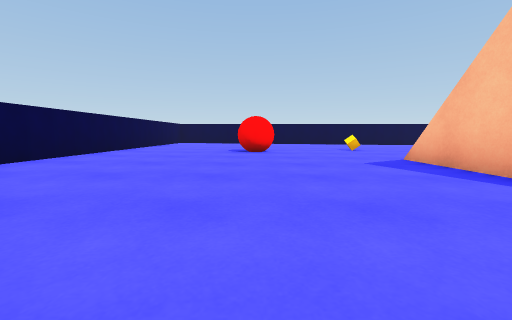
View 1 (above)

16 first-person views from a walk through a Unity game level. The camera is 0.48 m above the floor, tilts 6° down and sees 90° across. The floor is counted in squares, 1 m on a side. Each view is taken from the middle of a square. On the plan, view 1 faces up. The plan holds only what a view shows up to about 9 squares ahead; the rest is blank. The player is left out.

View 2
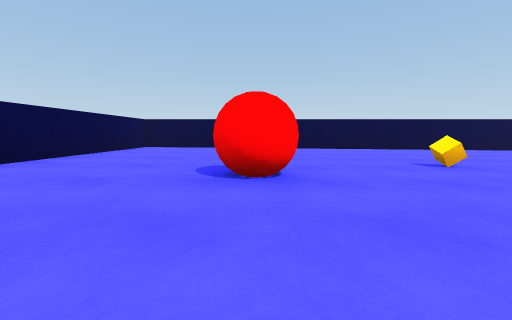

View 3
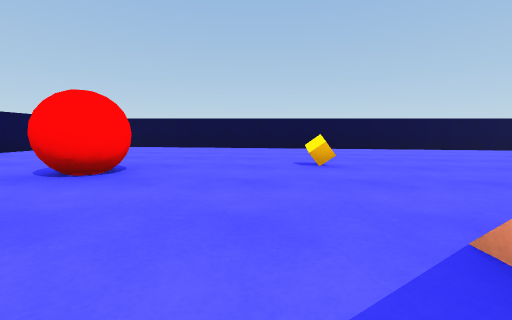

View 4
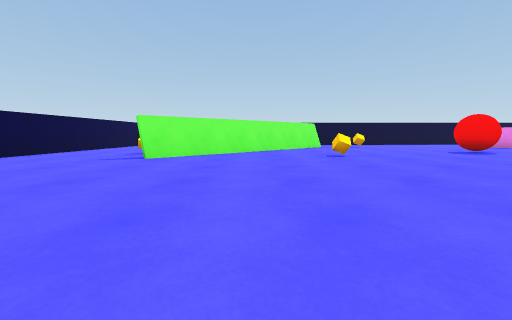

View 5
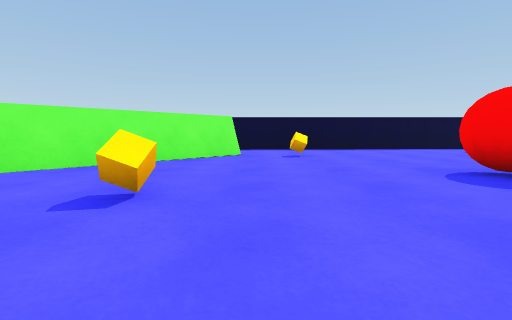

View 6
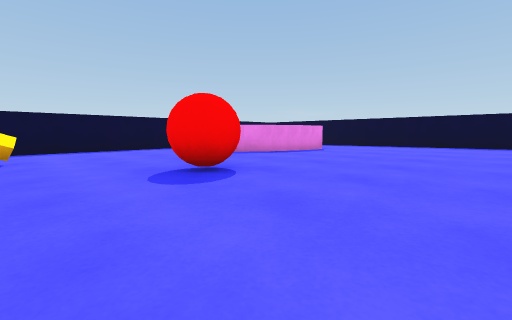

View 7
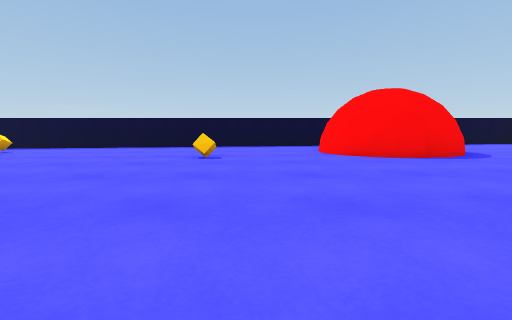

View 8
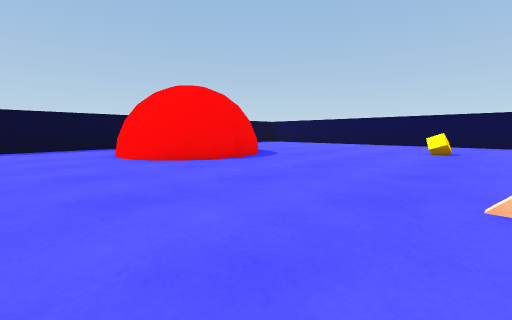

View 9
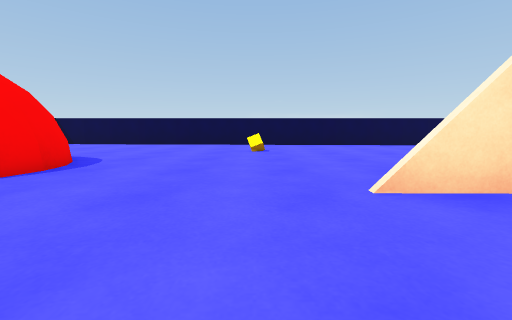

View 10
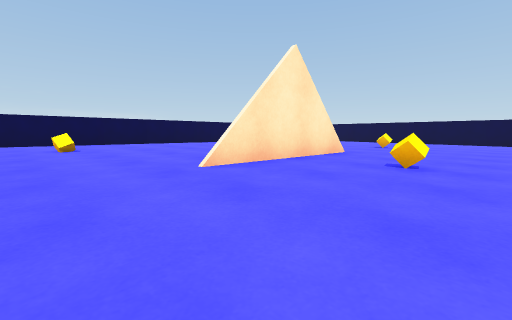

View 11
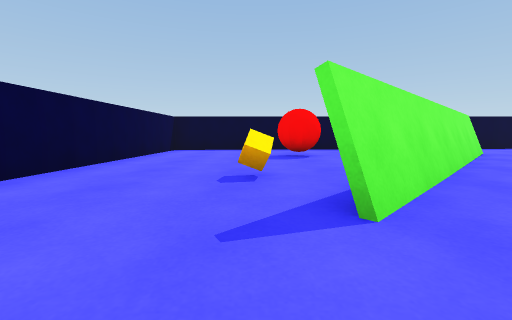

View 12
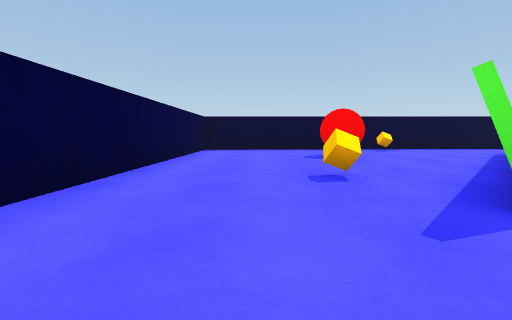

View 13
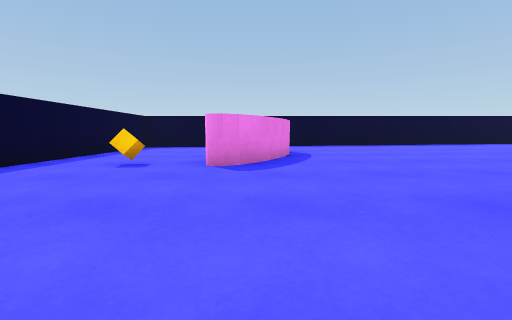

View 14
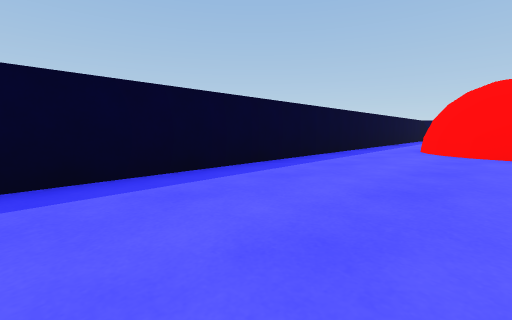

View 15
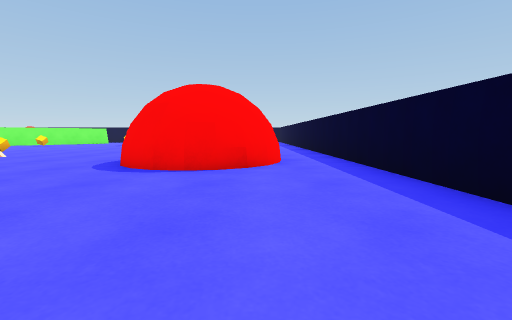

View 16
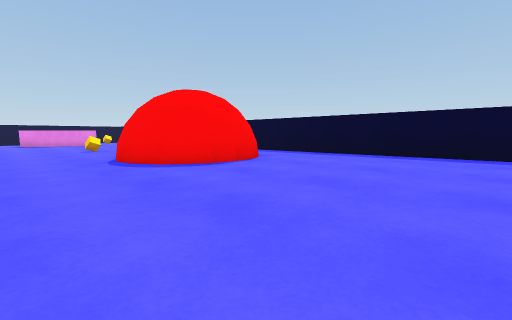

### Floor plan
Points are (right, up) in squares from view 1. A wall is a line through its corners. A room is listed if a view was taken in it or the views show most of it. See-through windows are left out.
Room 1 (views 1, 2, 3, 4, 5, 6, 7, 8, 9, 10, 11, 12, 13, 14, 15, 16)
walls: (3, 2.9) (3, 5); (3.1, 4.9) (3.1, 1); (3.2, -3.2) (3.4, -3.6) (3.5, -4.2) (3.2, -4.8) (2.8, -5.2) (2.2, -5.5) (1.6, -5.4) (1.1, -5.2) (0.8, -4.9); (2.1, -2.6) (2.4, -2.6); (3.4, -3.9) (3.4, -4.4); (13.5, 4.5) (8.5, 9.5); (11.7, -2.4) (12, -2); (12, -2.1) (12.3, -1.7); (11.5, -2.9) (11.8, -2.3); (0.8, -3.2) (1.3, -2.7) (2.3, -2.5) (2.8, -2.8) (3.4, -3.3); (11.4, -3.3) (11.5, -2.8); (11.2, -3.7) (11.4, -3.2); (11.2, -4) (11.3, -3.5); (0.5, -4) (0.6, -3.7) (1, -2.9) (1.5, -2.7); (1.3, -5.1) (1, -4.8) (0.7, -4.2) (0.8, -3.5); (0.6, -4.7) (0.5, -3.8); (0.9, -5.1) (0.6, -4.5); (-3.7, 12.7) (-3.7, -6.8) (15.7, -6.8) (15.7, 12.7) (-3.7, 12.7)
objects: cube (-1, 0); red ball (0, 7); cube (3, 8); cube (5, 3); cube (6, -3); cube (9, 5); red ball (10, 1); cube (10, 10); other object (12, -5); cube (13, 3); red ball (13, 9); cube (14, -2); cube (15, 7)

Positions as (right, up) in squares from view 1, and headings:
1: (0, 0), facing up
2: (0, 4), facing up
3: (2, 4), facing up
4: (3, 7), facing right
5: (7, 4), facing right
6: (7, 3), facing down-right
7: (5, 2), facing down
8: (5, 1), facing down-left
9: (5, 0), facing left
10: (6, -1), facing up-left
11: (7, 10), facing right
12: (7, 11), facing right
13: (12, 2), facing down
14: (9, -4), facing down-left
15: (-3, -5), facing right
16: (-3, -1), facing down-right
